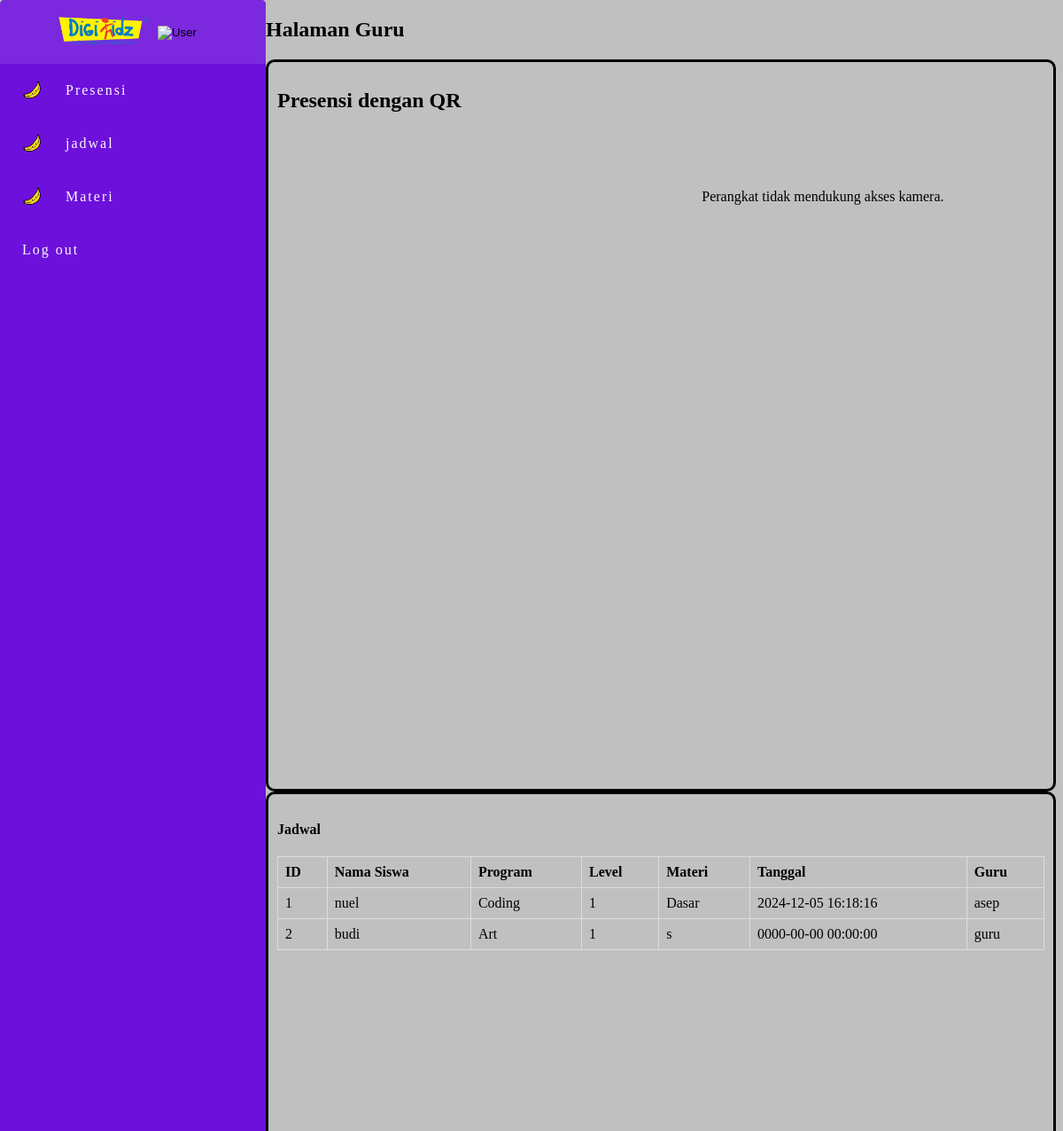
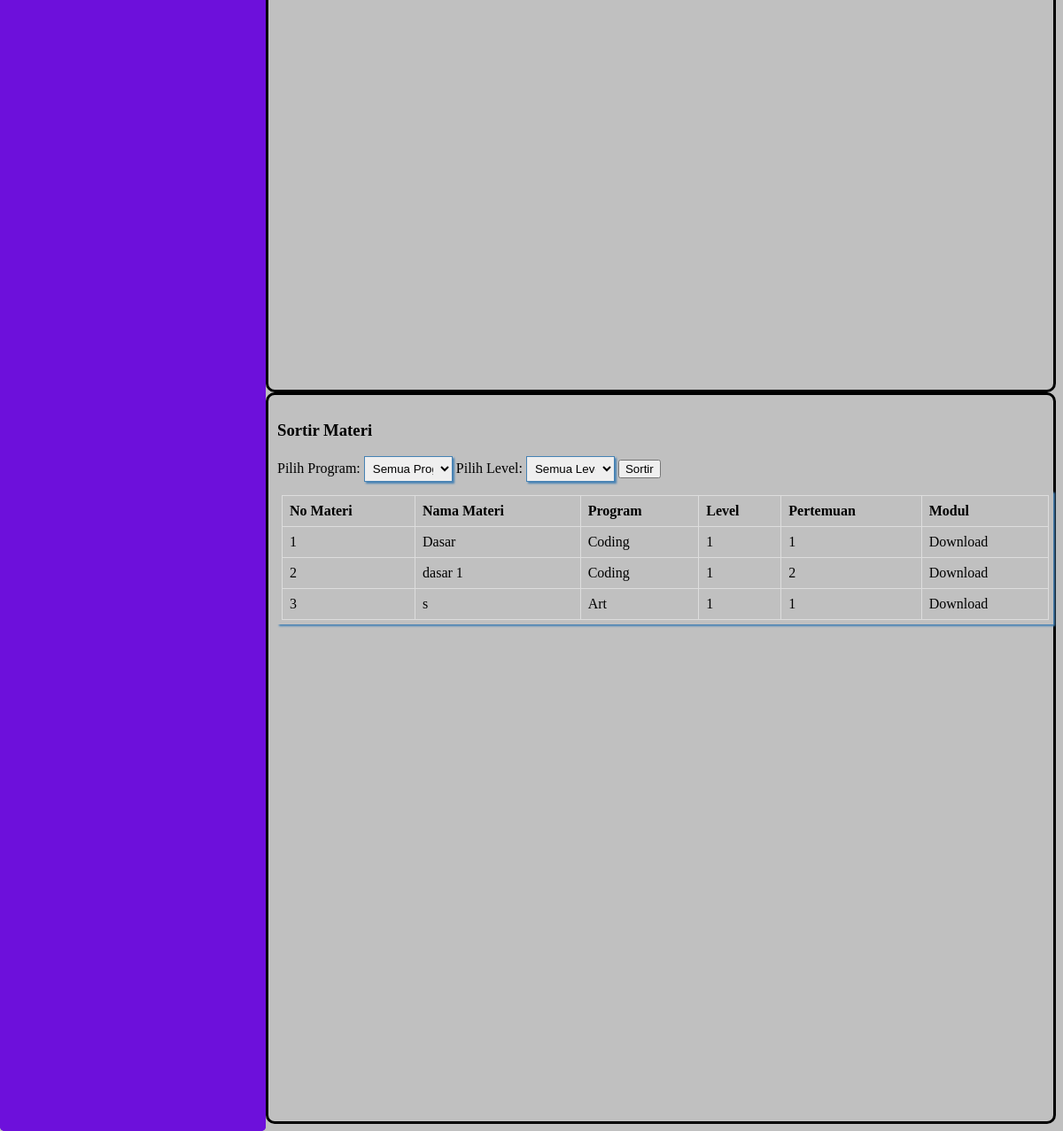
Screenshot of /guru/guru.php with the database file from the repository (2 pictures, top to bottom).
### tables this page shows
CREATE TABLE `jadwal` (
  `id` varchar(10) NOT NULL,
  `nama_siswa` varchar(60) NOT NULL,
  `program` varchar(20) NOT NULL,
  `level` int(2) NOT NULL,
  `pertemuan` int(2) NOT NULL,
  `teacher` varchar(60) NOT NULL,
  `tanggal` datetime NOT NULL
);

CREATE TABLE `materi` (
  `id_materi` int(4) NOT NULL,
  `judul_materi` varchar(60) NOT NULL,
  `program` varchar(20) NOT NULL,
  `level` varchar(1) NOT NULL,
  `pertemuan` int(2) NOT NULL,
  `modul` varchar(40) NOT NULL
);

### guru/materi.php (the view, shortened to what this page needs)
<h3>Sortir Materi</h3>
<form method="get" action="">
    <label for="sort_program">Pilih Program:</label>
    <select name="sort_program" id="sort_program">
        <option value="">Semua Program</option>
    </select>
    <label for="sort_level">Pilih Level:</label>
    <select name="sort_level" id="sort_level">
        <option value="">Semua Level</option>
    </select>
    <input type="submit" value="Sortir">
</form>
<?php
include "../db.php";
$query = "SELECT * FROM materi WHERE 1=1";
$sql = mysqli_query($db, $query);
?>
<div
    style="width: 100%; max-height: 100vh; overflow-y: auto; margin-top: 10px; padding: 5px; box-shadow: steelblue 2px 2px 2px;">
    <table border="1">
        <tr>
            <th>No Materi</th>
            <th>Nama Materi</th>
            <th>Program</th>
            <th>Level</th>
            <th>Pertemuan</th>
            <th>Modul</th>
        </tr>
        <?php while ($row = mysqli_fetch_array($sql)) { ?>
            <tr>
                <td><?php echo $row['id_materi']; ?></td>
                <td><?php echo $row['judul_materi']; ?></td>
                <td><?php echo $row['program']; ?></td>
                <td><?php echo $row['level']; ?></td>
                <td><?php echo $row['pertemuan']; ?></td>
                <td><a href="modul/<?php echo $row['modul']; ?>">Download</a></td>
            </tr>
        <?php } ?>
    </table>
</div>

### guru/liatjadwal.php
<div class="tabel" style="display:flex;flex-direction: column;">
    <h4>Jadwal</h4>
    <table border="1">
        <tr>
            <th>ID</th>
            <th>Nama Siswa</th>
            <th>Program</th>
            <th>Level</th>
            <th>Materi</th>
            <th>Tanggal</th>
            <th>Guru</th>
        </tr>
        <?php
        $query = mysqli_query($db, "SELECT * ,materi.judul_materi as judul FROM jadwal ,materi WHERE jadwal.program = materi.program AND jadwal.level = materi.level AND jadwal.pertemuan = materi.pertemuan");
        $id = 1;
        while ($row = mysqli_fetch_array($query)) {
            echo "<tr>";
            echo "<td>" . $id . "</td>";
            echo "<td>" . $row['nama_siswa'] . "</td>";
            echo "<td>" . $row['program'] . "</td>";
            echo "<td>" . $row['level'] . "</td>";
            echo "<td>" . $row['judul'] . "</td>";
            echo "<td>" . $row['tanggal'] . "</td>";
            echo "<td>" . $row['teacher'] . "</td>";
            echo "</tr>";
            $id++;
        }
        ?>
    </table>
</div>

### qrcode/scan.php (style rules this page uses)
select { width: 100px; padding: 5px; border: 1px solid steelblue; box-shadow: steelblue 2px 2px 2px; box-sizing: border-box; }
option { padding: 5px; }
table { width: 100%; border-collapse: collapse; }
th, td { padding: 8px; text-align: left; border: 1px solid #ddd; }

### rows the page displays
jadwal: nama_siswa "nuel", materi.program "Coding", materi.level "1", materi.judul_materi "Dasar", tanggal "2024-12-05 16:18:16", teacher "asep"
jadwal: nama_siswa "budi", materi.program "Art", materi.level "1", materi.judul_materi "s", tanggal "0000-00-00 00:00:00", teacher "guru"
materi: id_materi "1", judul_materi "Dasar", program "Coding", level "1", pertemuan "1"
materi: id_materi "2", judul_materi "dasar 1", program "Coding", level "1", pertemuan "2"
materi: id_materi "3", judul_materi "s", program "Art", level "1", pertemuan "1"
